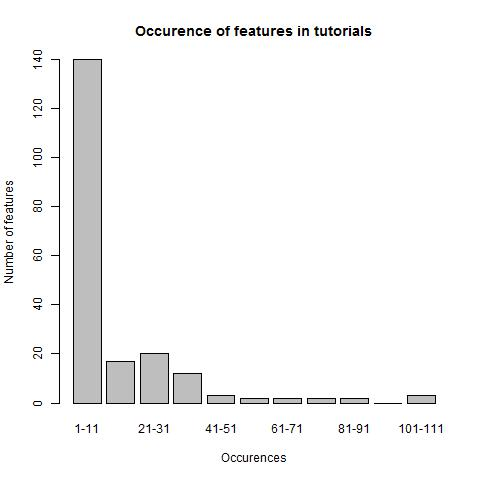

The R source for this figure:
source('util.R')

data <- read.csv('tutorials_features.csv')

nMin <- min(data$Number_of_occurences)
nMax <- max(data$Number_of_occurences)
stepSize <- 10
x <- c()
y <- c()
for (i in seq(nMin, nMax-stepSize, by=stepSize) ) {
	dataRange <- data[data$Number_of_occurences > i & data$Number_of_occurences <= i+stepSize, ]
	x <- c(x, paste0(i, "-", i+stepSize))
	y <- c(y, NROW(dataRange$Number_of_occurences))
	print(paste0(i, "-", i+stepSize, ": ", NROW(dataRange$Number_of_occurences)))
}
jpeg('tutorials_features.jpg')
barplot(y,names.arg=x,xlab="Occurences",ylab="Number of features",main="Occurence of features in tutorials")